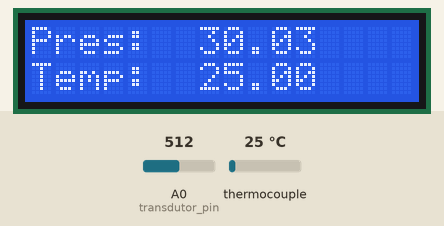
Bench run of a program on a simulated Arduino Uno, built with avr-gcc and run on an emulated ATmega328P. On the bench: 16×2 character LCD. Inputs (shaded band) come from the test bench; at power-on: thermocouple 25 °C, A0 (transdutor_pin) = 512. What the program prints to the serial monitor is not drawn.

Above: at 1.2 s.
1.3 s: thermocouple set to 6 °C
At 2.1 s:
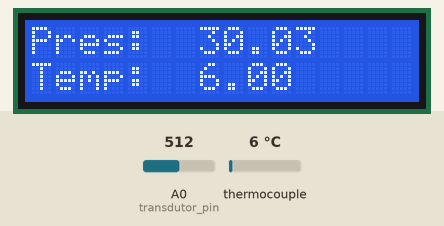
3.2 s: A0 (transdutor_pin) set to 716
At 4.2 s:
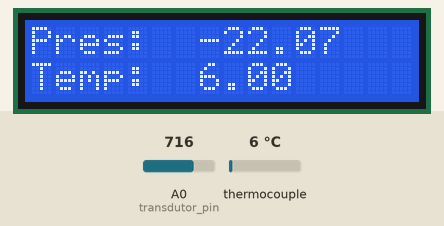
5.3 s: thermocouple set to 75 °C
At 6.5 s:
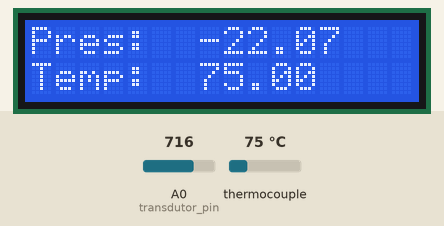
7.5 s: A0 (transdutor_pin) set to 900
At 8.8 s:
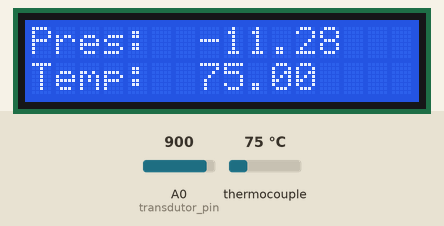
9.6 s: thermocouple set to 150 °C
At 11.2 s:
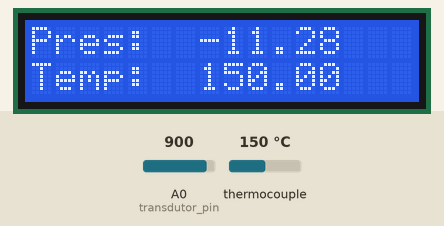
11.8 s: A0 (transdutor_pin) set to 1023
At 13.8 s:
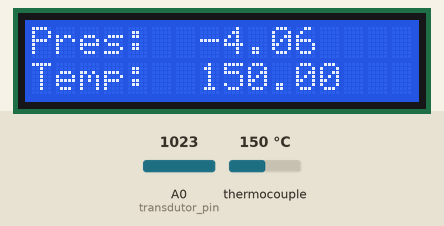
Timing chart, 0 to 14.9 s (numbered marks = the images above; inputs shaded):
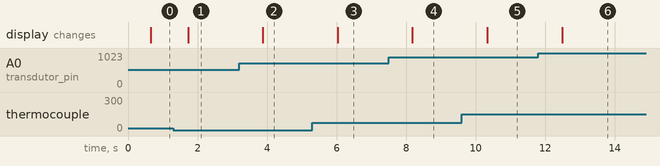

Measured:
- after the input at 1.3 s, the display: changes after 0.43 s (image 1)
- after the input at 3.2 s, the display: changes after 0.68 s (image 2)
- after the input at 5.3 s, the display: changes after 0.73 s (image 3)
- after the input at 7.5 s, the display: changes after 0.68 s (image 4)
- after the input at 9.6 s, the display: changes after 0.74 s (image 5)
- after the input at 11.8 s, the display: changes after 0.69 s (image 6)

The program:

main.cpp
```cpp
#include <Arduino.h>
#include <Wire.h>
#include <LiquidCrystal_I2C.h>
#include <max6675.h>
#include <SoftwareSerial.h>
#include <ArduinoJson.h>
#include <sensor.h>
#include <config.h>

// Configuração do Max6675 Leitor de temperatura do sensor tipo K da mufla
int thermoSO = 4;
int thermoCS = 5;
int thermoCLK = 6;

//Configuração do transdutor de pressão usado (Operação de 0-5V)
int transdutor_pin = A0;
int transdutor_alarm_pin = 5;
int transdutor_mim_value = 0;
int transdutor_max_value = 60;

// Configuração do módulo Bluetooth que faz a comunicação com o computador
int bluetooth_rx = 10; //função da porta, conecta ao inverso no módulo bluetooth
int bluetooth_tx = 11; //função da porta, conecta ao inverso no módulo bluetooth

// Configuração do LCD

int display_address = 0x27;
int display_columns = 16;
int display_rows = 2;

MAX6675 thermocouple(thermoCLK, thermoCS, thermoSO);
Transdutor transdutor(transdutor_pin, transdutor_mim_value, transdutor_max_value, transdutor_alarm_pin);
LiquidCrystal_I2C lcd(display_address, display_columns, display_rows);
SoftwareSerial bluetooth(bluetooth_rx, bluetooth_tx);
RunConfig run_config;

// put function declarations here:.
int myFunction(int, int);

void setup() {
  // put your setup code here, to run once:

  lcd.init();                      // initialize the lcd
  lcd.backlight();
  lcd.clear();
  lcd.setCursor(0,0);
  lcd.print("Pres: ");
  lcd.setCursor(0,1);
  lcd.print("Temp: ");

  Serial.begin(9600);
  bluetooth.begin(9600);
}

void loop() {
  // Obtém os dados
  long time = millis()/1000;
  float acumulo_preassure = 0.0;
  float acumulo_temperature = 0.0;

  for (int i = 0; i < run_config.acumulations; i++)
  {
    acumulo_preassure += transdutor.read_preassure();
    acumulo_temperature += thermocouple.readCelsius();
    delay(run_config.acumulation_time);
    /* code */
  };

  double preassure = acumulo_preassure/float(run_config.acumulations);
  float temperature = acumulo_temperature/float(run_config.acumulations);

  // Verifica a segurança
  if (preassure >= run_config.preassure_alarme){
    // APITA O BUZZER
    transdutor.alarm_on();
  }
  else {
    transdutor.alarm_off();
  };

  // Cria o objeto a ser enviado
  StaticJsonDocument<512> result;
  result["Tempo"] = time;
  result["Pressao"] = preassure;
  result["Temperatura"] = temperature;


  //MANDA VIA BLUETOOTH E/OU VIA CABO

  serializeJson(result, bluetooth);
  serializeJson(result, Serial);

  temperature = thermocouple.readCelsius();

  // DISPLAY LCD
  lcd.setCursor(7,0);
  lcd.print(preassure, 2);
  lcd.print("  ");
  lcd.setCursor(7,1);
  lcd.print(temperature, 2);
  lcd.print("   ");
  delay(run_config.response_time);
}

// put function definitions here:
int myFunction(int x, int y) {
  return x + y;
}
```

sensor.cpp
```cpp
#include "Arduino.h"
#include "sensor.h"

Transdutor::Transdutor(int8_t pin_used, int mim_value, int max_value, int8_t pin_alarm){
      __pin = pin_used;
      __alarm_pin = pin_alarm;
      pinMode(__alarm_pin, OUTPUT);
      __mim_preassure = mim_value;
      __max_preassure = max_value;
    };


double Transdutor::read_preassure(){
      int val = analogRead(__pin);
      double preassure = val*__max_preassure/1023.0;
      return preassure;
    };

void Transdutor::alarm_on(){
  digitalWrite(__alarm_pin, HIGH);
};

void Transdutor::alarm_off(){
  digitalWrite(__alarm_pin, LOW);
};
```

sensor.h
```cpp
#ifndef sensor_h
#define sensor_h
#include "Arduino.h"

class Transdutor{
    public:
        Transdutor(int8_t pin_used, int mim_value, int max_value, int8_t pin_alarm);
        double read_preassure();
        void alarm_on();
        void alarm_off();
    private:
        int8_t __pin;
        int8_t __alarm_pin;
        int __mim_preassure;
        int __max_preassure;
};


#endif
```

config.cpp
```cpp
#include "Arduino.h"
#include "config.h"

RunConfig:: RunConfig () {
      preassure_alarme = 40;
      response_time = 500;
      acumulations = 5;
      acumulation_time = 100;
    };
```

config.h
```cpp
#ifndef config_h
#define config_h
#include "Arduino.h"

class RunConfig{
  public:
    int preassure_alarme;
    long response_time;
    int acumulations;
    long acumulation_time;
    RunConfig();
};

// // Configuração do Max6675 Leitor de temperatura do sensor tipo K da mufla
// int thermoDO = 4;
// int thermoCS = 5;
// int thermoCLK = 6;

// //Configuração do transdutor de pressão usado (Operação de 0-5V)
// int transdutor_pin = A0;
// int transdutor_mim_value = 0;
// int transdutor_max_value = 60;

// // Configuração do módulo Bluetooth que faz a comunicação com o computador
// int bluetooth_rx = 10; //função da porta, conecta ao inverso no módulo bluetooth
// int bluetooth_tx = 11; //função da porta, conecta ao inverso no módulo bluetooth

// // Configuração do LCD

// int display_address = 0x27;
// int display_columns = 16;
// int display_rows = 2;

#endif
```
